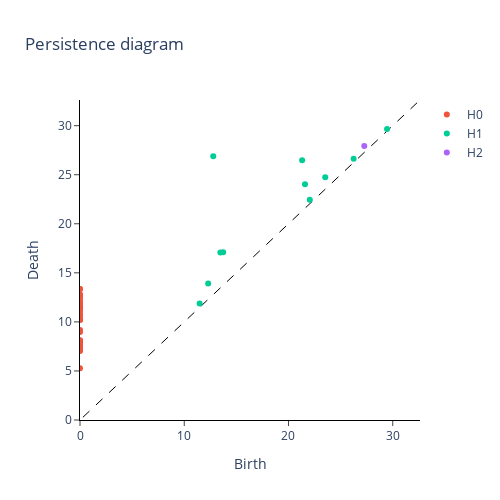

Here is the notebook cell this chart was saved with:
### Markdown cell above
Alternatively, one can use the class method to plot the output persistence diagram

### Code cell
persistenceDiagram.plot(X_diagrams, window_number)

### Figure 1 — Plotly figure (JSON) as saved in the notebook; plotly's stock layout.template omitted (floating-point values rounded to 4 significant figures)
{"data": [{"hoverinfo": "none", "line": {"color": "black", "dash": "dash", "width": 1}, "mode": "lines", "showlegend": false, "type": "scatter", "x": [-2965.0, 2965.0], "y": [-2965.0, 2965.0]}, {"mode": "markers", "name": "H0", "type": "scatter", "x": [0, 0, 0, 0, 0, 0, 0, 0, 0, 0, 0, 0, 0, 0, 0, 0, 0, 0, 0, 0, 0, 0, 0, 0, 0, 0, 0, 0, 0, 0, 0, 0, 0, 0, 0, 0, 0, 0, 0, 0], "y": [5.278, 7.021, 7.21, 7.247, 7.321, 7.563, 7.755, 7.858, 7.871, 7.876, 7.901, 8.104, 8.128, 8.979, 9.182, 10.2, 10.24, 10.28, 10.28, 10.61, 10.81, 11.14, 11.38, 11.42, 11.43, 11.44, 11.49, 11.63, 11.67, 11.67, 11.68, 11.71, 11.98, 12.25, 12.53, 12.65, 12.77, 12.78, 13.35, 13.35]}, {"mode": "markers", "name": "H1", "type": "scatter", "x": [29.45, 26.25, 23.52, 22.04, 21.58, 21.31, 13.73, 13.46, 12.79, 12.29, 11.47], "y": [29.65, 26.62, 24.75, 22.46, 24.03, 26.48, 17.09, 17.07, 26.88, 13.91, 11.89]}, {"mode": "markers", "name": "H2", "type": "scatter", "x": [27.27], "y": [27.94]}], "layout": {"height": 500, "plot_bgcolor": "white", "title": {"text": "Persistence diagram"}, "width": 500, "xaxis": {"anchor": "y", "exponentformat": "e", "linecolor": "black", "linewidth": 1, "mirror": false, "range": [0, 32.62], "showexponent": "all", "showline": true, "side": "bottom", "ticks": "outside", "title": {"text": "Birth"}, "type": "linear", "zeroline": true}, "yaxis": {"anchor": "x", "exponentformat": "e", "linecolor": "black", "linewidth": 1, "mirror": false, "range": [0, 32.62], "showexponent": "all", "showline": true, "side": "left", "ticks": "outside", "title": {"text": "Death"}, "type": "linear", "zeroline": true}}}
